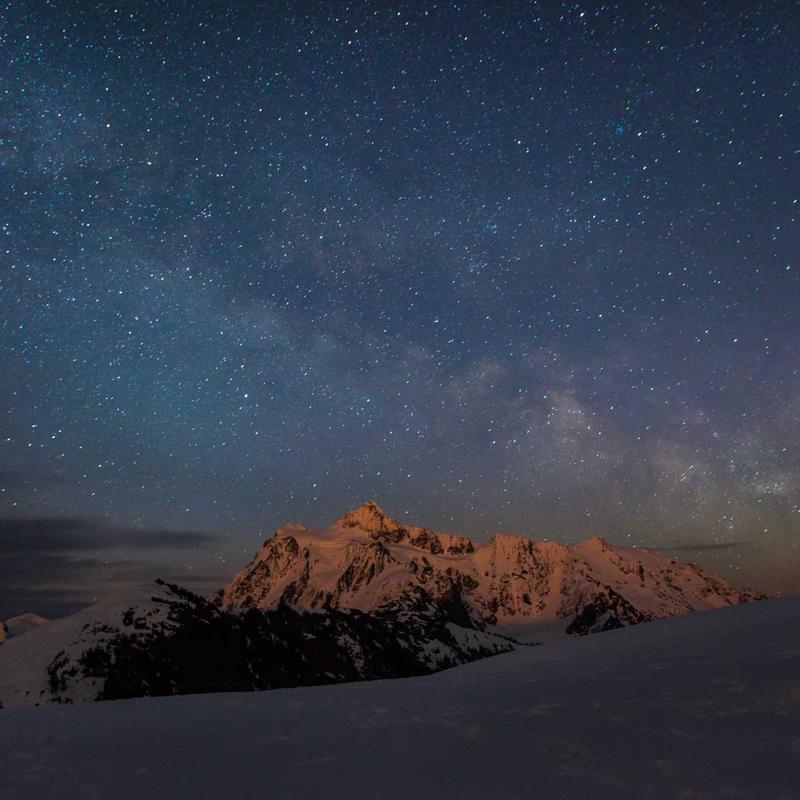
#> input picture natural_photos_test/natural_photo_forest.jpg, 800 x 800 px
$ python -i image_analyzer.py   (imports and definitions only)   (older library calls are emulated)
#> lines starting #> are read from the running program, lines starting #| are printed output that depends on the picture; after the words box and inside, x2 and y2 are one past the last pixel; in counts of white or black regions, pixels touching at a corner belong together
import cv2
import numpy as np
from typing import Dict, List, Tuple

class ImageAnalyzer:
    """Automated image analysis pipeline."""

    def __init__(self, image: np.ndarray):
        """
        Args:
            image: [height, width, 3] uint8 RGB image
        """
        self.image = image
        self.height, self.width = image.shape[:2]
        self.gray = cv2.cvtColor(image, cv2.COLOR_RGB2GRAY)

        self.edges = None
        self.color_palette = None
        self.fft_spectrum = None
        self.dominant_frequencies = None
        self.gradient_magnitude = None
        self.symmetry_score = None
        self.centroids = None

    def extract_edges(self, blur_kernel: int = 5, canny_low: int = 50, canny_high: int = 150):
        blurred = cv2.GaussianBlur(self.gray, (blur_kernel, blur_kernel), 1.0)
        edges = cv2.Canny(blurred, canny_low, canny_high)
        self.edges = edges
        edge_density = np.sum(edges > 0) / (self.height * self.width)
        return edges, edge_density

    def extract_color_palette(self, num_colors: int = 4, num_samples: int = 10000):
        pixels = self.image.reshape(-1, 3).astype(np.float32)

        # Sample for speed if too large
        if pixels.shape[0] > num_samples:
            sample_indices = np.random.choice(pixels.shape[0], num_samples, replace=False)
            sampled_pixels = pixels[sample_indices]
        else:
            sampled_pixels = pixels

        criteria = (cv2.TERM_CRITERIA_EPS + cv2.TERM_CRITERIA_MAX_ITER, 10, 1.0)
        _, labels, centers = cv2.kmeans(sampled_pixels, num_colors, None, criteria, 10, cv2.KMEANS_RANDOM_CENTERS)

        unique, counts = np.unique(labels, return_counts=True)
        sorted_idx = np.argsort(-counts)

        palette = centers[sorted_idx].astype(np.uint8)
        weights = counts[sorted_idx] / np.sum(counts)

        self.color_palette = palette
        return palette, weights

    def extract_frequency_spectrum(self, blur_sigma: float = 2.0):
        blurred = cv2.GaussianBlur(self.gray, (0, 0), blur_sigma)
        fft = np.fft.fft2(blurred)
        spectrum = np.abs(fft)
        spectrum_log = np.log1p(spectrum)

        spectrum_centered = np.fft.fftshift(spectrum_log)

        cy, cx = self.height // 2, self.width // 2

        # Mask out DC component
        mask_radius = 5
        y, x = np.ogrid[-cy:self.height-cy, -cx:self.width-cx]
        mask = x*x + y*y <= mask_radius*mask_radius
        spectrum_centered[mask] = 0

        flat = spectrum_centered.flatten()
        top_indices = np.argsort(-flat)[:10]
        top_freqs = []

        for idx in top_indices:
            iy, ix = np.unravel_index(idx, spectrum_centered.shape)
            freq_y = iy - cy
            freq_x = ix - cx
            magnitude = flat[idx]
            top_freqs.append((freq_x, freq_y, magnitude))

        self.fft_spectrum = spectrum_centered
        self.dominant_frequencies = top_freqs

        return spectrum_centered, top_freqs

    def compute_gradient_magnitude(self):
        grad_x = cv2.Sobel(self.gray, cv2.CV_32F, 1, 0, ksize=3)
        grad_y = cv2.Sobel(self.gray, cv2.CV_32F, 0, 1, ksize=3)
        magnitude = np.sqrt(grad_x**2 + grad_y**2)

        texture_density = np.mean(magnitude) / 255.0
        self.gradient_magnitude = magnitude

        return magnitude, texture_density

    def detect_symmetry(self):
        radial_scores = []
        for angle in [cv2.ROTATE_90_CLOCKWISE, cv2.ROTATE_180, cv2.ROTATE_90_COUNTERCLOCKWISE]:
            rotated = cv2.rotate(self.gray, angle)
            # Ensure dimensions match before corrcoef, skip if not square and rotated 90
            if rotated.shape == self.gray.shape:
                score = np.corrcoef(self.gray.flatten(), rotated.flatten())[0, 1]
                radial_scores.append(score)

        radial_symmetry = np.mean(radial_scores) if radial_scores else 0.0

        mirror_scores = []
        for axis in [0, 1]: # 0 is vertical flip (around x-axis), 1 is horizontal
            flipped = cv2.flip(self.gray, axis)
            score = np.corrcoef(self.gray.flatten(), flipped.flatten())[0, 1]
            mirror_scores.append(score)

        max_radial = max(radial_scores) if radial_scores else 0.0
        max_mirror = max(mirror_scores) if mirror_scores else 0.0

        if max_radial > 0.6:
            primary = 'radial'
            sym_score = max_radial
        elif max_mirror > 0.6:
            primary = 'mirror'
            sym_score = max_mirror
        else:
            primary = 'none'
            sym_score = max(max_radial, max_mirror)

        self.symmetry_score = sym_score
        return sym_score, primary

    def estimate_object_count(self) -> int:
        if self.edges is None:
            self.extract_edges()

        kernel = cv2.getStructuringElement(cv2.MORPH_ELLIPSE, (5, 5))
        cleaned = cv2.morphologyEx(self.edges, cv2.MORPH_CLOSE, kernel)

        num_labels, labels, stats, centroids = cv2.connectedComponentsWithStats(cleaned)

        min_area = 100
        significant_blobs = []
        valid_centroids = []
        for i in range(1, num_labels):
            if stats[i, cv2.CC_STAT_AREA] > min_area:
                significant_blobs.append(i)
                valid_centroids.append(centroids[i])

        self.centroids = np.array(valid_centroids)
        object_count = max(1, min(100, len(significant_blobs)))
        return object_count

    def detect_instancing_pattern(self) -> str:
        if self.centroids is None or len(self.centroids) < 3:
            return 'random'

        distances = np.linalg.norm(self.centroids[:, np.newaxis] - self.centroids[np.newaxis, :], axis=2)
        np.fill_diagonal(distances, np.inf)
        min_distances = np.min(distances, axis=1)

        cv = np.std(min_distances) / (np.mean(min_distances) + 1e-6)

        if cv < 0.2:
            return 'grid'
        elif cv < 0.4:
            return 'spiral'
        else:
            return 'random'

    def summarize(self) -> Dict:
        edges, edge_density = self.extract_edges()
        palette, palette_weights = self.extract_color_palette()
        spectrum, top_freqs = self.extract_frequency_spectrum()
        gradients, texture_density = self.compute_gradient_magnitude()
        symmetry_score, symmetry_type = self.detect_symmetry()
        object_count = self.estimate_object_count()
        pattern = self.detect_instancing_pattern()

        return {
            'edge_density': edge_density,
            'texture_density': texture_density,
            'color_palette': palette,
            'dominant_frequencies': top_freqs,
            'symmetry_score': symmetry_score,
            'symmetry_type': symmetry_type,
            'object_count': object_count,
            'instancing_pattern': pattern
        }

>>> import cv2
>>> picture = cv2.cvtColor(cv2.imread('../natural_photos_test/natural_photo_forest.jpg'), cv2.COLOR_BGR2RGB)
>>> result = ImageAnalyzer(picture).summarize()
#> in extract_edges, `edges = cv2.Canny(blurred, canny_low, canny_high)`:
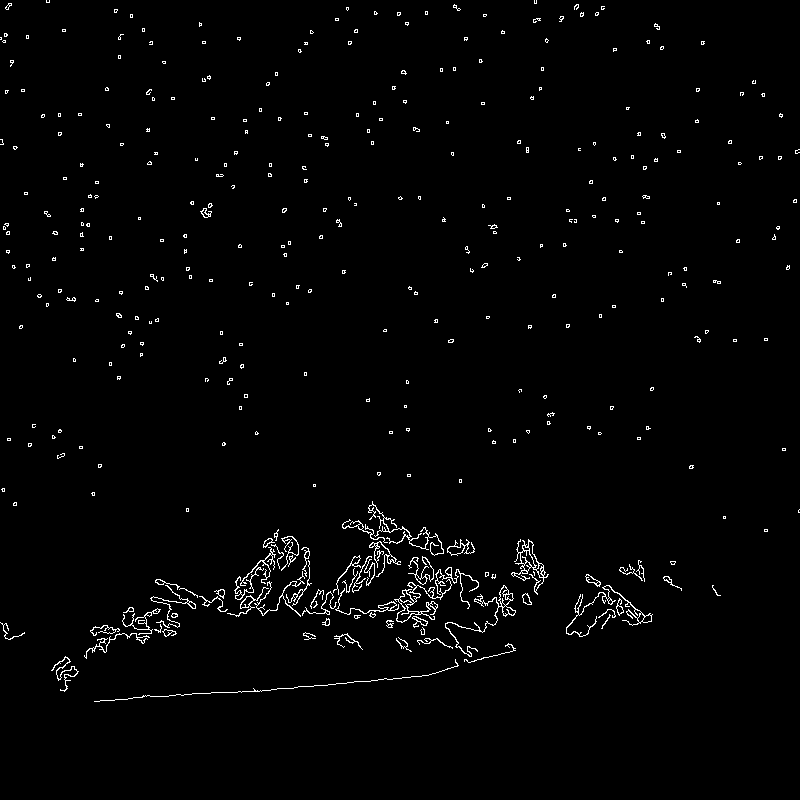
#> edges: shape (800, 800); 1.6% white in thin lines or dots, all inside (x1, y1, x2, y2) = (0, 0, 800, 702)
#> in extract_edges, `edge_density = np.sum(edges > 0) / (self.height * self.width)`: edge_density = 0.0162
#> in extract_color_palette, `_, labels, centers = cv2.kmeans(sampled_pixels, num_colors, None, crit..`: labels = 10000 values, max 3 at index 2, min 0 at index 0, mean 1.48; centers = [[62.57, 78, 99.46], [95.45, 67.1, 56.73], [11.74, 7.48, 7.35], [37.44, 45.1, 60.43]]
#> in extract_color_palette, `unique, counts = np.unique(labels, return_counts=True)`: unique = [0, 1, 2, 3]; counts = [4424, 699, 560, 4317]
#> in extract_color_palette, `sorted_idx = np.argsort(-counts)`: sorted_idx = [0, 3, 1, 2]
#> in extract_color_palette, `palette = centers[sorted_idx].astype(np.uint8)`: palette = [[62, 77, 99], [37, 45, 60], [95, 67, 56], [11, 7, 7]]
#> in extract_color_palette, `weights = counts[sorted_idx] / np.sum(counts)`: weights = [0.442, 0.432, 0.0699, 0.056]
#> in extract_color_palette, `self.color_palette = palette`: self.color_palette has the same summary as palette
#> in extract_frequency_spectrum, `spectrum_centered[mask] = 0`:
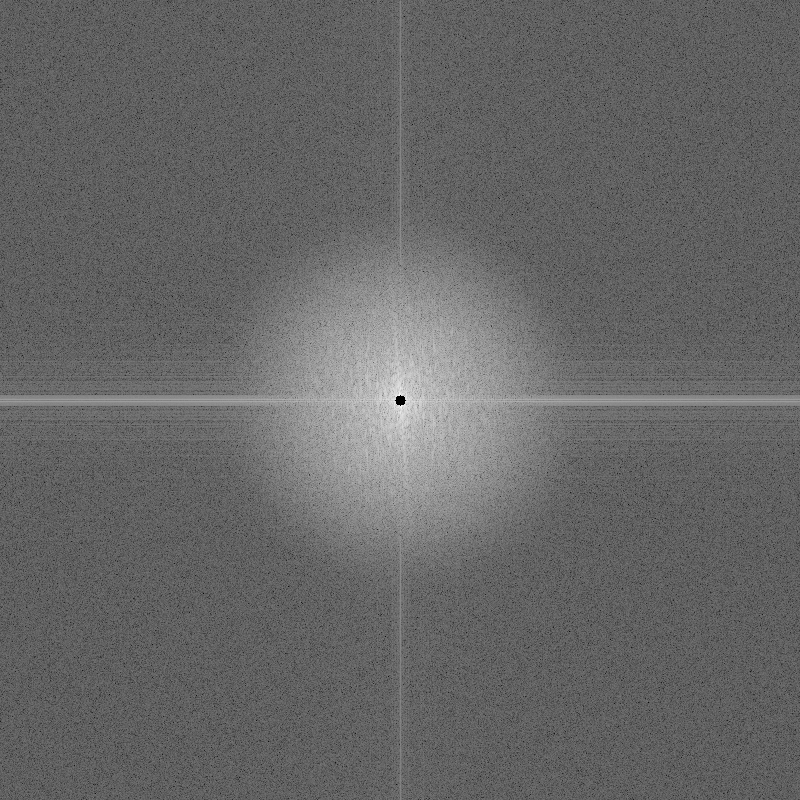
#> spectrum_centered: shape (800, 800) float64; min 0, max 13.7, mean 5.55; drawn with min black and max white
#> in extract_frequency_spectrum, `top_indices = np.argsort(-flat)[:10]`: top_indices = [316399, 324401, 325201, 315599, 326001, 314799, 325200, 315600, 326000, 314800]
#> the loop in extract_frequency_spectrum, `for idx in top_indices:` made 10 passes
#> (idx, iy, ix, freq_y, freq_x, magnitude) on passes 1 to 10: (316399, 395, 399, -5, -1, 13.7), (324401, 405, 401, 5, 1, 13.7), (325201, 406, 401, 6, 1, 13.25), (315599, 394, 399, -6, -1, 13.25), (326001, 407, 401, 7, 1, 13.21), (314799, 393, 399, -7, -1, 13.21), (325200, 406, 400, 6, 0, 12.88), (315600, 394, 400, -6, 0, 12.88), (326000, 407, 400, 7, 0, 12.85), (314800, 393, 400, -7, 0, 12.85)
#> after the loop in extract_frequency_spectrum, `for idx in top_indices:`: top_freqs = [(-1, -5, 13.7), (1, 5, 13.7), (1, 6, 13.25), (-1, -6, 13.25), (1, 7, 13.21), (-1, -7, 13.21), (0, 6, 12.88), (0, -6, 12.88), (0, 7, 12.85), (0, -7, 12.85)]
#> in extract_frequency_spectrum, `self.dominant_frequencies = top_freqs`: self.dominant_frequencies has the same summary as top_freqs
#> in compute_gradient_magnitude, `grad_x = cv2.Sobel(self.gray, cv2.CV_32F, 1, 0, ksize=3)`:
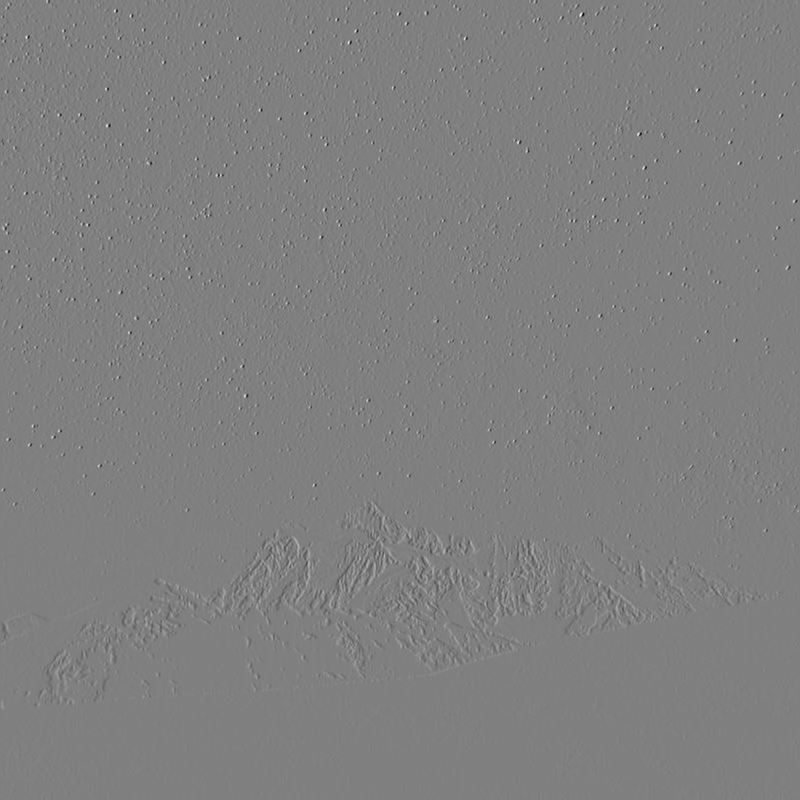
#> grad_x: shape (800, 800) float32; min -734, max 730, mean 0; drawn with min black and max white
#> in compute_gradient_magnitude, `magnitude = np.sqrt(grad_x**2 + grad_y**2)`:
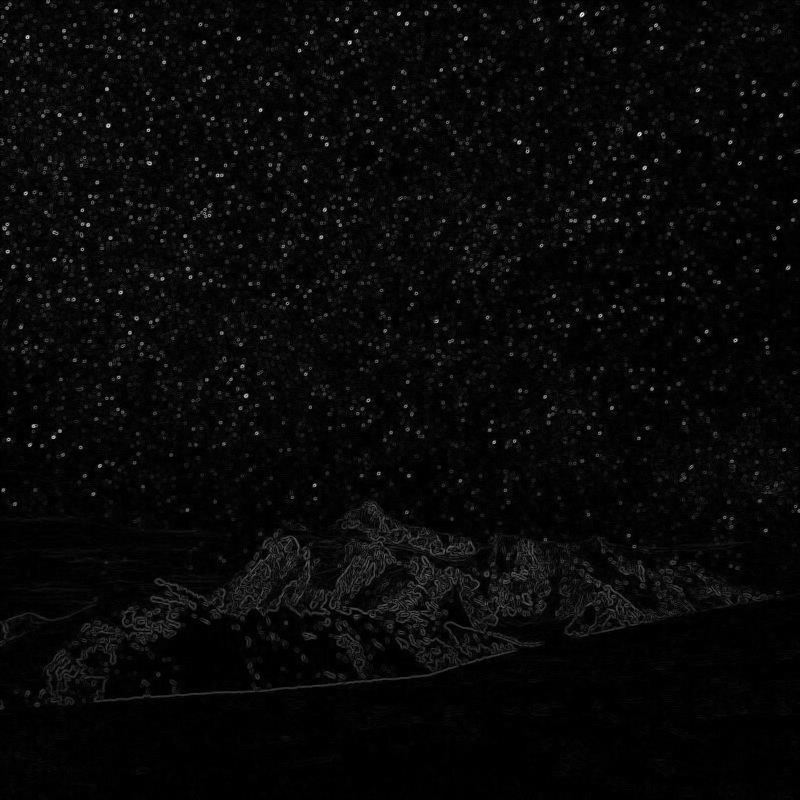
#> magnitude: shape (800, 800) float32; min 0, max 837.3, mean 28.4; drawn with min black and max white
#> in compute_gradient_magnitude, `texture_density = np.mean(magnitude) / 255.0`: texture_density = 0.111
#> the loop in detect_symmetry, `for angle in [cv2.ROTATE_90_CLOCKWISE, cv2.ROTATE_180, cv2.ROTATE_90_C..` made 3 passes
#> score on passes 1 to 3: 0.0032, 0.497, 0.0032
#> pass 1, in detect_symmetry, `rotated = cv2.rotate(self.gray, angle)`:
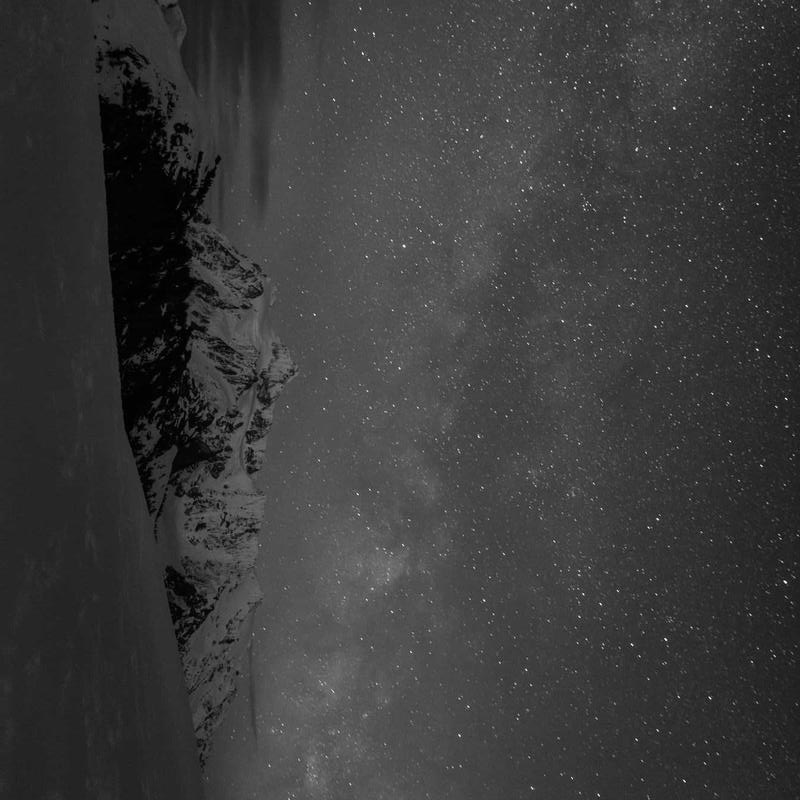
#> rotated: shape (800, 800); min 0, max 252, mean 58.4
#> after the loop in detect_symmetry, `for angle in [cv2.ROTATE_90_CLOCKWISE, cv2.ROTATE_180, cv2.ROTATE_90_C..`: radial_scores = [0.0032, 0.497, 0.0032]
#> in detect_symmetry, `radial_symmetry = np.mean(radial_scores) if radial_scores else 0.0`: radial_symmetry = 0.168
#> the loop in detect_symmetry, `for axis in [0, 1]:` made 2 passes
#> score on passes 1 to 2: 0.451, 0.636
#> pass 1, in detect_symmetry, `flipped = cv2.flip(self.gray, axis)`:
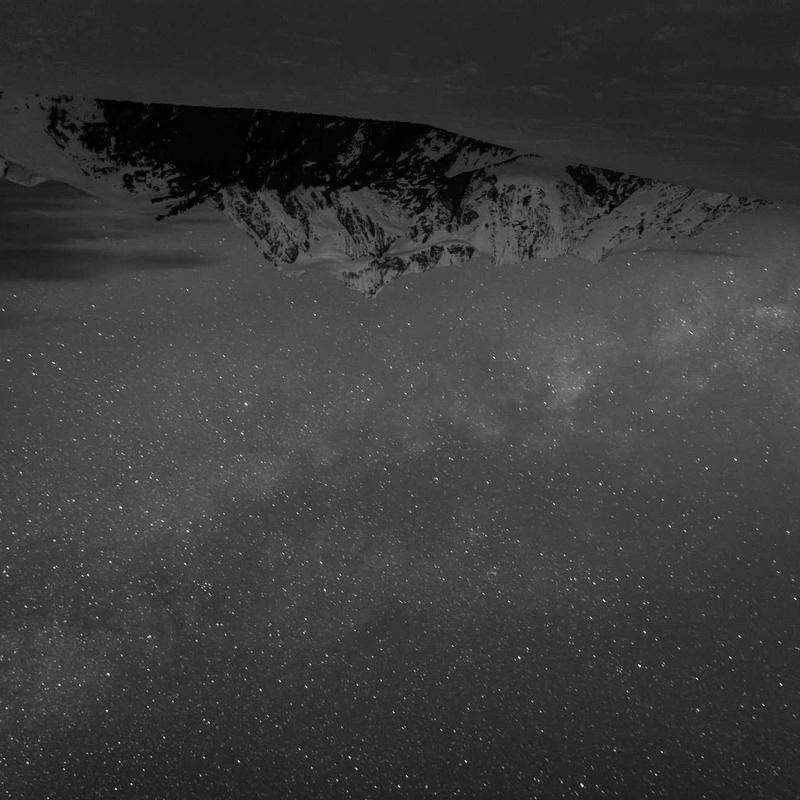
#> flipped: shape (800, 800); min 0, max 252, mean 58.4
#> after the loop in detect_symmetry, `for axis in [0, 1]:`: mirror_scores = [0.451, 0.636]
#> in detect_symmetry, `max_radial = max(radial_scores) if radial_scores else 0.0`: max_radial = 0.497
#> in detect_symmetry, `max_mirror = max(mirror_scores) if mirror_scores else 0.0`: max_mirror = 0.636
#> in summarize, `symmetry_score, symmetry_type = self.detect_symmetry()`: symmetry_type = 'mirror'
#> in estimate_object_count, `cleaned = cv2.morphologyEx(self.edges, cv2.MORPH_CLOSE, kernel)`: cleaned: shape (800, 800); 2.8% white; 302 white regions (246 under 20 px), largest, box (x1, y1, x2, y2) and area: (84, 501, 479, 659) 9173, (566, 574, 653, 637) 1093, (417, 585, 516, 663) 963
#> in estimate_object_count, `num_labels, labels, stats, centroids = cv2.connectedComponentsWithStat..`:
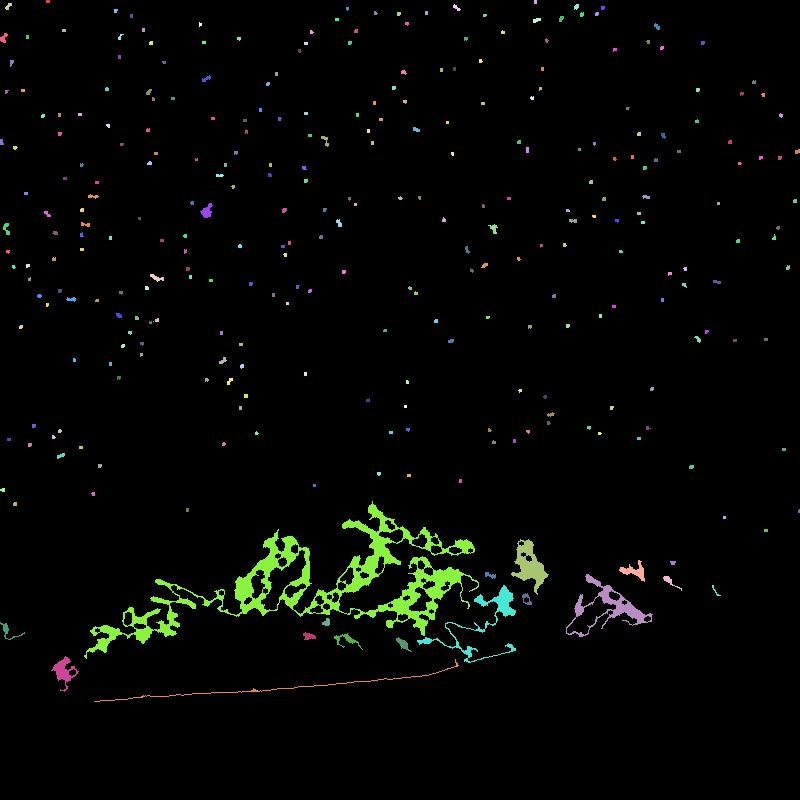
#> labels: shape (800, 800) int32; 303 distinct labels, from 0 to 302; one colour per label, 0 black
#> in estimate_object_count, `num_labels, labels, stats, centroids = cv2.connectedComponentsWithStat..`: num_labels = 303; stats = 303 rows, first 6: [0, 0, 800, 800, 622041], [46, 0, 4, 3, 12], [534, 0, 3, 4, 12], [5, 3, 7, 7, 28], [453, 4, 8, 7, 26], [574, 4, 5, 6, 23]; centroids = 303 pairs, first value 1.2 to 798.6, second value 1 to 686.6
#> after the loop in estimate_object_count, `for i in range(1, num_labels):`: significant_blobs = [137, 281, 287, 288, 291, 293, 299, 301, 302]; valid_centroids = [[206.6, 210.9], [317.8, 583], [529.2, 564.8], [634, 570.7], [608.8, 606.4], [483.6, 620.6], [345.9, 639.4], [63.61, 670.9], [279.8, 686.6]]
#> in estimate_object_count, `self.centroids = np.array(valid_centroids)`: self.centroids has the same summary as valid_centroids
#> in estimate_object_count, `object_count = max(1, min(100, len(significant_blobs)))`: object_count = 9
#> in detect_instancing_pattern, `min_distances = np.min(distances, axis=1)`: min_distances = [388.3, 63, 72.05, 43.67, 43.67, 72.05, 63, 216.8, 81.17]
#> in detect_instancing_pattern, `cv = np.std(min_distances) / (np.mean(min_distances) + 1e-6)`: cv = 0.934
#> result = 8 items
